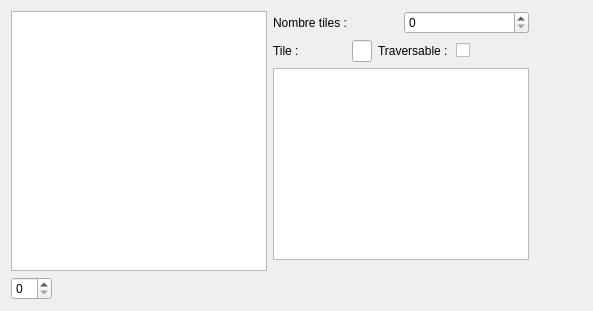
      <widget class="QWidget" name="tab_tilesets">
       <attribute name="title">
        <string>Tilesets</string>
       </attribute>
       <layout class="QHBoxLayout" name="horizontalLayout_6">
        <item>
         <layout class="QVBoxLayout" name="tileset_list_verticalLayout">
          <item>
           <widget class="QListWidget" name="tileset_listWidget"/>
          </item>
          <item>
           <layout class="QHBoxLayout" name="tileset_spinBox_horizontalLayout">
            <item>
             <widget class="QSpinBox" name="tileset_spinBox"/>
            </item>
            <item>
             <spacer name="tileset_spinBox_horizontalSpacer">
              <property name="orientation">
               <enum>Qt::Horizontal</enum>
              </property>
              <property name="sizeHint" stdset="0">
               <size>
                <width>40</width>
                <height>20</height>
               </size>
              </property>
             </spacer>
            </item>
           </layout>
          </item>
         </layout>
        </item>
        <item>
         <layout class="QVBoxLayout" name="tileset_verticalLayout">
          <item>
           <layout class="QHBoxLayout" name="tileset_nombre_horizontalLayout">
            <item>
             <widget class="QLabel" name="tileset_nombre_label">
              <property name="text">
               <string>Nombre tiles :</string>
              </property>
             </widget>
            </item>
            <item>
             <widget class="QSpinBox" name="tileset_nombre_spinBox"/>
            </item>
           </layout>
          </item>
          <item>
           <layout class="QHBoxLayout" name="tileset_tile_horizontalLayout">
            <item>
             <widget class="QLabel" name="tileset_tile_label">
              <property name="text">
               <string>Tile :</string>
              </property>
             </widget>
            </item>
            <item>
             <widget class="QLineEdit" name="tileset_tile_lineEdit">
              <property name="maximumSize">
               <size>
                <width>20</width>
                <height>16777215</height>
               </size>
              </property>
              <property name="maxLength">
               <number>1</number>
              </property>
             </widget>
            </item>
            <item>
             <widget class="QLabel" name="tileset_traversable_label">
              <property name="text">
               <string>Traversable :</string>
              </property>
             </widget>
            </item>
            <item>
             <widget class="QCheckBox" name="tileset_traversable_checkBox">
              <property name="text">
               <string/>
              </property>
             </widget>
            </item>
           </layout>
          </item>
          <item>
           <widget class="QListWidget" name="tileset_tile_listWidget"/>
          </item>
          <item>
           <spacer name="tileset_verticalSpacer">
            <property name="orientation">
             <enum>Qt::Vertical</enum>
            </property>
            <property name="sizeHint" stdset="0">
             <size>
              <width>20</width>
              <height>40</height>
             </size>
            </property>
           </spacer>
          </item>
         </layout>
        </item>
        <item>
         <spacer name="tileset_horizontalSpacer">
          <property name="orientation">
           <enum>Qt::Horizontal</enum>
          </property>
          <property name="sizeHint" stdset="0">
           <size>
            <width>40</width>
            <height>20</height>
           </size>
          </property>
         </spacer>
        </item>
        <item>
         <widget class="QLabel" name="tileset_label">
          <property name="text">
           <string/>
          </property>
         </widget>
        </item>
       </layout>
      </widget>
